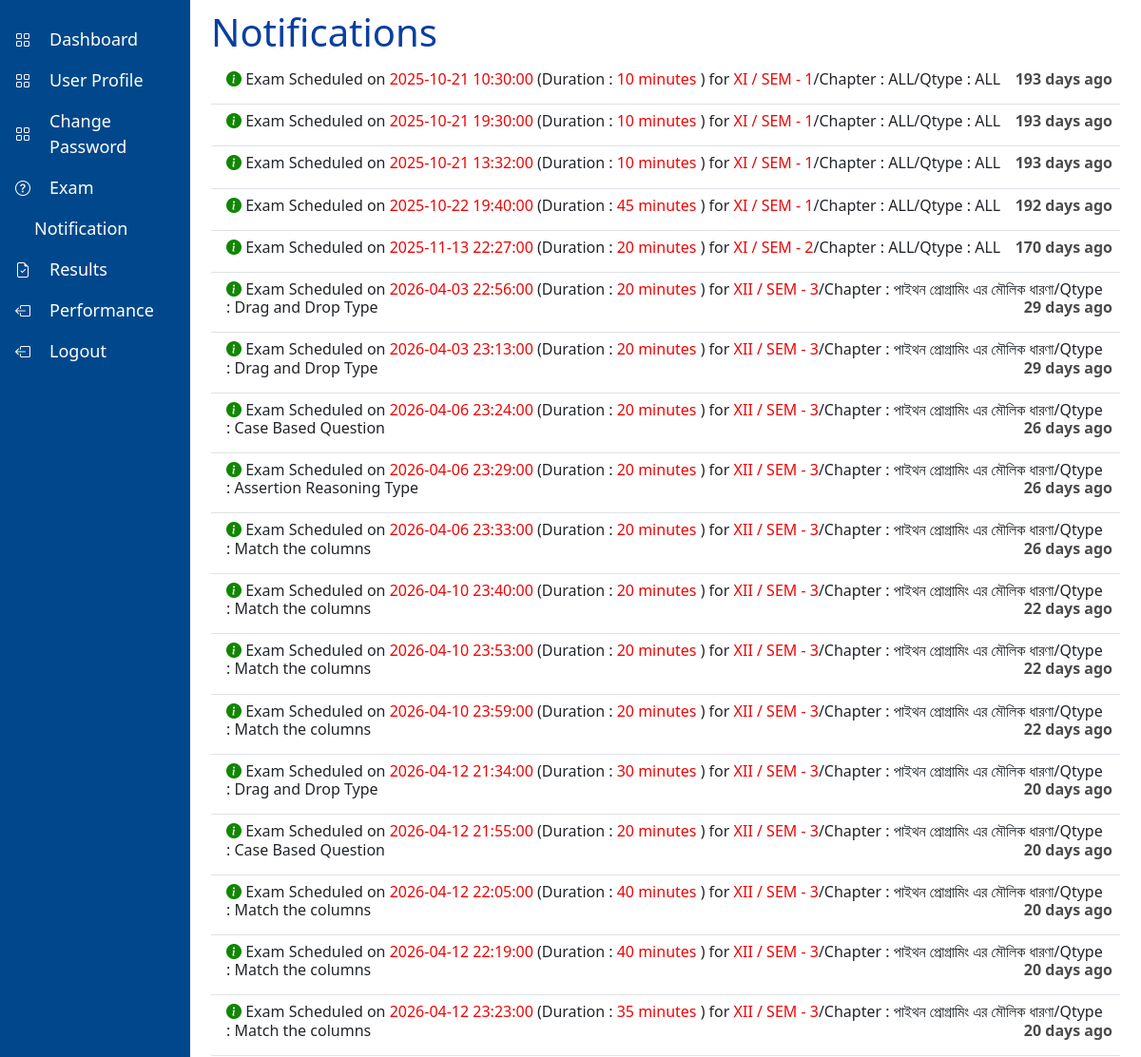
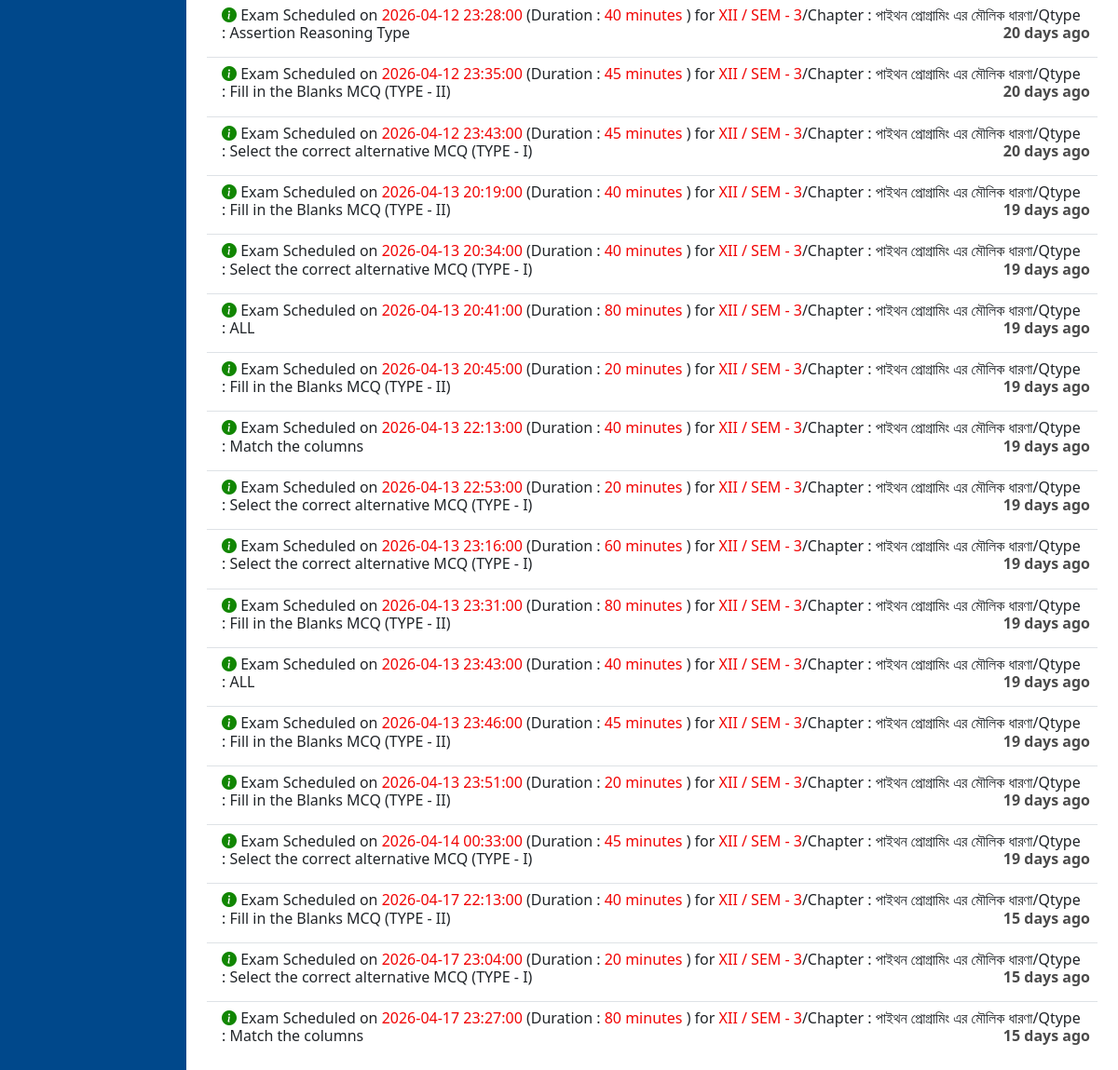
The page /user/notification (signed in) on the database its author committed (2 pictures, top to bottom).
### models.py (models this page shows)
class Schedule(UserMixin, db.Model):
    __tablename__ = 'Schedule'
    id = db.Column(db.Integer,primary_key=True)
    studyclass = db.Column(db.String(10), nullable=False)
    sem = db.Column(db.String(100), nullable=False)
    chapter = db.Column(db.String(100), nullable=False)
    qtype = db.Column(db.String(100), nullable=False)
    sch = db.Column(db.String(100), nullable=False)
    examduration = db.Column(db.String(100), nullable=False)
    examtimedomain = db.Column(db.String(100), nullable=False)
    createdon = db.Column(db.DateTime, nullable=False)

### app.py (the view)
@app.route('/user/notification', methods=["GET", "POST"])
@login_required
def user_notification():
    db = get_db()
    sort_column = 'createdon'
    query = f"SELECT * FROM Schedule ORDER BY {sort_column}"
    cursor = db.execute(query)
    allnotifications = cursor.fetchall()
    notifications = [dict(notific) for notific in allnotifications]
    return render_template('user_notification.html',notifications=notifications)

### app.py (called while the page is built)
def get_db():
        db = getattr(g, '_database', None)
        if db is None:
            db = g._database = sqlite3.connect(DATABASE)
            db.row_factory = sqlite3.Row  # This makes rows accessible like dictionaries
        return db

@login_manager.user_loader
def load_user(user_id):
    return User.query.get(int(user_id))

### templates/user_notification.html (shortened to what this page needs)
{% extends 'panel_user.html' %}
{% block othercss %}
<link rel="stylesheet" href="/static/user_notification.css">
{% endblock othercss %}
{% block maincontent %}
{% if current_user.is_authenticated %}
<div class="container">
  <h1 class="heading">Notifications</h1>
  <ul class="list-group list-group-flush">
    {% for notification in notifications %}
    <li class="list-group-item">
      <h6>
        <i class="bi bi-info-circle-fill own"></i>
        Exam Scheduled on <span class="imp">{{notification.sch}}</span> (Duration : <span
          class="imp">{{notification.examduration}} minutes</span> ) for <span class="imp">{{notification.studyclass}} /
          {{notification.sem}}</span>/Chapter : {{notification.chapter}}/Qtype : {{notification.qtype}}
        <span class="timeelapsed" id="a{{loop.index}}"></span>
      </h6>
    </li>
    {% endfor %}
  </ul>
</div>
{% endif %}
{% endblock maincontent %}

### templates/panel_user.html (shortened to what this page needs)
{% extends 'base.html' %}
{% block css %}
<link rel="stylesheet" href="/static/panel_user.css">
{% endblock css %}
{% block content %}
<main>
    <div class="sidebar">
        <nav class="nav flex-column">
            <a href="{{url_for('dashboard_user')}}" class="nav-link">
                <span class="icon">
                    <i class="bi bi-grid"></i>
                </span>
                <span class="description">Dashboard</span>
            </a>
             <a href="{{url_for('user_profile')}}" class="nav-link">
                <span class="icon">
                    <i class="bi bi-grid"></i>
                </span>
                <span class="description">User Profile</span>
            </a>
            <a href="{{url_for('change_password')}}" class="nav-link">
                <span class="icon">
                    <i class="bi bi-grid"></i>
                </span>
                <span class="description">Change Password</span>
            </a>
            <a href="{{url_for('before_start_exam')}}" class="nav-link">
                <span class="icon">
                    <i class="bi bi-question-circle"></i>
                </span>
                <span class="description">Exam</span>
            </a>
            <a href="{{url_for('user_notification')}}" class="nav-link">
                <span class="description">Notification</span>
            </a>
            <a href="{{url_for('user_dir_listing')}}" class="nav-link">
                <span class="icon">
                    <i class="bi bi-file-earmark-check"></i>
                </span>
                <span class="description">Results</span>
            </a>
            <a href="/perfommence" class="nav-link">
                <span class="icon">
                    <i class="bi bi-box-arrow-left"></i>
                </span>
                <span class="description">Performance</span>
            </a>
            <a href="{{url_for('logout')}}" class="nav-link">
                <span class="icon">
                    <i class="bi bi-box-arrow-left"></i>
                </span>
                <span class="description">Logout</span>
            </a>
        </nav>
    </div>
    <div class="main-content">
        {% block maincontent %}
        {% endblock maincontent %}
    </div>
</main>
{% endblock content %}

### templates/base.html (shortened to what this page needs)
<!DOCTYPE html>
<html lang="en">
<head>
    <link href="https://cdn.jsdelivr.net/npm/bootstrap@5.3.7/dist/css/bootstrap.min.css" rel="stylesheet"
>
    <link rel="stylesheet" href="https://cdn.jsdelivr.net/npm/bootstrap-icons@1.13.1/font/bootstrap-icons.min.css">
    {% block css %}{% endblock css %}
    {% block othercss %}
    {% endblock othercss %}
</head>
<body>
    {% block content %}
    {% endblock content %}
</body>
</html>

### static/panel_user.css (style rules this page uses)
* { margin: 0; padding: 0; box-sizing: border-box; }
main { display: grid; min-height: 100vh; grid-template-columns: 200px auto; grid-template-rows: auto auto; grid-template-areas: "sidebar maincontent maincontent"; }
.sidebar { grid-area: sidebar; position: fixed; top: 0; left: 0; height: 100%; width: 200px; padding-top: 20px; background-color: #00488b; transition: width 0.3s; }
.sidebar .nav-link { display: flex; align-items: center; gap: 20px; padding: 10px, 20px; color: #fff; }
.sidebar .description { font-size: 18px; }
.main-content { grid-area: maincontent; height: 100%; padding: 10px; }

### static/user_notification.css (style rules this page uses)
.heading { color: rgb(10, 63, 160); }
.own { color: rgb(17, 134, 2); }
.imp { color: rgb(241, 4, 4); }
.timeelapsed { padding: none; color: rgb(75, 75, 75); font-weight: 600; position: fixed; right: 30px; }

### rows shown on the page
Schedule: sch "2025-10-21 10:30:00", examduration "10", studyclass "XI", sem "SEM - 1", chapter "ALL", qtype "ALL"
Schedule: sch "2025-10-21 19:30:00", examduration "10", studyclass "XI", sem "SEM - 1", chapter "ALL", qtype "ALL"
Schedule: sch "2025-10-21 13:32:00", examduration "10", studyclass "XI", sem "SEM - 1", chapter "ALL", qtype "ALL"
Schedule: sch "2025-10-22 19:40:00", examduration "45", studyclass "XI", sem "SEM - 1", chapter "ALL", qtype "ALL"
Schedule: sch "2025-11-13 22:27:00", examduration "20", studyclass "XI", sem "SEM - 2", chapter "ALL", qtype "ALL"
Schedule: sch "2026-04-03 22:56:00", examduration "20", studyclass "XII", sem "SEM - 3", chapter "পাইথন প্রোগ্রামিং এর মৌলিক ধারণা", qtype "Drag and Drop Type"
Schedule: sch "2026-04-03 23:13:00", examduration "20", studyclass "XII", sem "SEM - 3", chapter "পাইথন প্রোগ্রামিং এর মৌলিক ধারণা", qtype "Drag and Drop Type"
Schedule: sch "2026-04-06 23:24:00", examduration "20", studyclass "XII", sem "SEM - 3", chapter "পাইথন প্রোগ্রামিং এর মৌলিক ধারণা", qtype "Case Based Question"
Schedule: sch "2026-04-06 23:29:00", examduration "20", studyclass "XII", sem "SEM - 3", chapter "পাইথন প্রোগ্রামিং এর মৌলিক ধারণা", qtype "Assertion Reasoning Type"
Schedule: sch "2026-04-06 23:33:00", examduration "20", studyclass "XII", sem "SEM - 3", chapter "পাইথন প্রোগ্রামিং এর মৌলিক ধারণা", qtype "Match the columns"
Schedule: sch "2026-04-10 23:40:00", examduration "20", studyclass "XII", sem "SEM - 3", chapter "পাইথন প্রোগ্রামিং এর মৌলিক ধারণা", qtype "Match the columns"
Schedule: sch "2026-04-10 23:53:00", examduration "20", studyclass "XII", sem "SEM - 3", chapter "পাইথন প্রোগ্রামিং এর মৌলিক ধারণা", qtype "Match the columns"
Schedule: sch "2026-04-10 23:59:00", examduration "20", studyclass "XII", sem "SEM - 3", chapter "পাইথন প্রোগ্রামিং এর মৌলিক ধারণা", qtype "Match the columns"
Schedule: sch "2026-04-12 21:34:00", examduration "30", studyclass "XII", sem "SEM - 3", chapter "পাইথন প্রোগ্রামিং এর মৌলিক ধারণা", qtype "Drag and Drop Type"
Schedule: sch "2026-04-12 21:55:00", examduration "20", studyclass "XII", sem "SEM - 3", chapter "পাইথন প্রোগ্রামিং এর মৌলিক ধারণা", qtype "Case Based Question"
Schedule: sch "2026-04-12 22:05:00", examduration "40", studyclass "XII", sem "SEM - 3", chapter "পাইথন প্রোগ্রামিং এর মৌলিক ধারণা", qtype "Match the columns"
Schedule: sch "2026-04-12 22:19:00", examduration "40", studyclass "XII", sem "SEM - 3", chapter "পাইথন প্রোগ্রামিং এর মৌলিক ধারণা", qtype "Match the columns"
Schedule: sch "2026-04-12 23:23:00", examduration "35", studyclass "XII", sem "SEM - 3", chapter "পাইথন প্রোগ্রামিং এর মৌলিক ধারণা", qtype "Match the columns"
Schedule: sch "2026-04-12 23:28:00", examduration "40", studyclass "XII", sem "SEM - 3", chapter "পাইথন প্রোগ্রামিং এর মৌলিক ধারণা", qtype "Assertion Reasoning Type"
Schedule: sch "2026-04-12 23:35:00", examduration "45", studyclass "XII", sem "SEM - 3", chapter "পাইথন প্রোগ্রামিং এর মৌলিক ধারণা", qtype "Fill in the Blanks MCQ (TYPE - II)"
Schedule: sch "2026-04-12 23:43:00", examduration "45", studyclass "XII", sem "SEM - 3", chapter "পাইথন প্রোগ্রামিং এর মৌলিক ধারণা", qtype "Select the correct alternative MCQ (TYPE - I)"
Schedule: sch "2026-04-13 20:19:00", examduration "40", studyclass "XII", sem "SEM - 3", chapter "পাইথন প্রোগ্রামিং এর মৌলিক ধারণা", qtype "Fill in the Blanks MCQ (TYPE - II)"
Schedule: sch "2026-04-13 20:34:00", examduration "40", studyclass "XII", sem "SEM - 3", chapter "পাইথন প্রোগ্রামিং এর মৌলিক ধারণা", qtype "Select the correct alternative MCQ (TYPE - I)"
Schedule: sch "2026-04-13 20:41:00", examduration "80", studyclass "XII", sem "SEM - 3", chapter "পাইথন প্রোগ্রামিং এর মৌলিক ধারণা", qtype "ALL"
Schedule: sch "2026-04-13 20:45:00", examduration "20", studyclass "XII", sem "SEM - 3", chapter "পাইথন প্রোগ্রামিং এর মৌলিক ধারণা", qtype "Fill in the Blanks MCQ (TYPE - II)"
Schedule: sch "2026-04-13 22:13:00", examduration "40", studyclass "XII", sem "SEM - 3", chapter "পাইথন প্রোগ্রামিং এর মৌলিক ধারণা", qtype "Match the columns"
Schedule: sch "2026-04-13 22:53:00", examduration "20", studyclass "XII", sem "SEM - 3", chapter "পাইথন প্রোগ্রামিং এর মৌলিক ধারণা", qtype "Select the correct alternative MCQ (TYPE - I)"
Schedule: sch "2026-04-13 23:16:00", examduration "60", studyclass "XII", sem "SEM - 3", chapter "পাইথন প্রোগ্রামিং এর মৌলিক ধারণা", qtype "Select the correct alternative MCQ (TYPE - I)"
Schedule: sch "2026-04-13 23:31:00", examduration "80", studyclass "XII", sem "SEM - 3", chapter "পাইথন প্রোগ্রামিং এর মৌলিক ধারণা", qtype "Fill in the Blanks MCQ (TYPE - II)"
Schedule: sch "2026-04-13 23:43:00", examduration "40", studyclass "XII", sem "SEM - 3", chapter "পাইথন প্রোগ্রামিং এর মৌলিক ধারণা", qtype "ALL"
Schedule: sch "2026-04-13 23:46:00", examduration "45", studyclass "XII", sem "SEM - 3", chapter "পাইথন প্রোগ্রামিং এর মৌলিক ধারণা", qtype "Fill in the Blanks MCQ (TYPE - II)"
Schedule: sch "2026-04-13 23:51:00", examduration "20", studyclass "XII", sem "SEM - 3", chapter "পাইথন প্রোগ্রামিং এর মৌলিক ধারণা", qtype "Fill in the Blanks MCQ (TYPE - II)"
Schedule: sch "2026-04-14 00:33:00", examduration "45", studyclass "XII", sem "SEM - 3", chapter "পাইথন প্রোগ্রামিং এর মৌলিক ধারণা", qtype "Select the correct alternative MCQ (TYPE - I)"
Schedule: sch "2026-04-17 22:13:00", examduration "40", studyclass "XII", sem "SEM - 3", chapter "পাইথন প্রোগ্রামিং এর মৌলিক ধারণা", qtype "Fill in the Blanks MCQ (TYPE - II)"
Schedule: sch "2026-04-17 23:04:00", examduration "20", studyclass "XII", sem "SEM - 3", chapter "পাইথন প্রোগ্রামিং এর মৌলিক ধারণা", qtype "Select the correct alternative MCQ (TYPE - I)"
Schedule: sch "2026-04-17 23:27:00", examduration "80", studyclass "XII", sem "SEM - 3", chapter "পাইথন প্রোগ্রামিং এর মৌলিক ধারণা", qtype "Match the columns"
